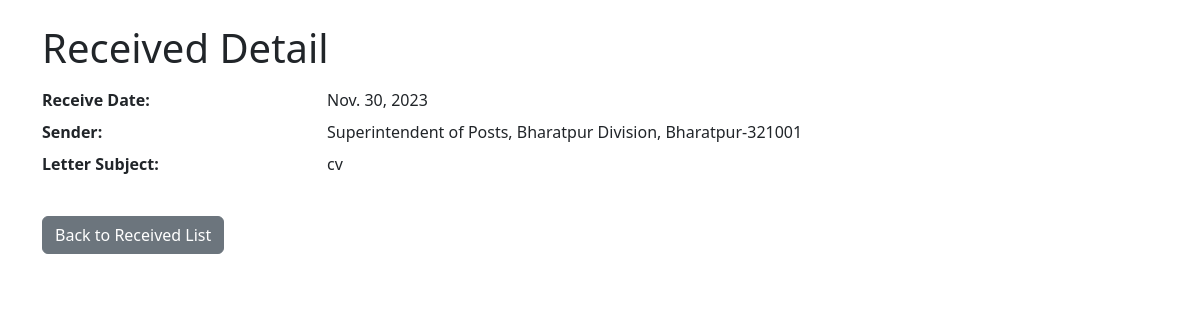
Page /fs/received_detail/1/ on the committed database.
### fs/models.py (models this page shows, shortened)
class Received(models.Model):
    URGENCY_CHOICES = [
        ('Normal', 'Normal'),
        ('Urgent', 'Urgent'),
        ('MostUrgent', 'Most Urgent'),
    ]
    RECEIVE_STATUS_CHOICES = [
        ('Received', 'Received'),
        ('Issued', 'Issued'),
        ('Filed', 'Filed')
    ]
    FLOW_STATUS_CHOICES = [
        ('Noting Put Up', 'Noting Put Up'),
        ('Noting Rejected', 'Noting Rejected'),
        ('Noting Corrected', 'Noting Corrected'),
        ('Noting Approved', 'Noting Approved'),
        ('Draft Put Up', 'Draft Put Up'),
        ('Draft Rejected', 'Draft Rejected'),
        ('Draft Corrected', 'Draft Corrected'),
        ('Draft Approved', 'Draft Approved'),
        ('Letter Put Up', 'Letter Put Up'),
        ('Letter Rejected', 'Letter Rejected'),
        ('Letter Corrected', 'Letter Corrected'),
        ('Letter Approved', 'Letter Approved'),
    ]
    ReceiveDate = models.DateField()
    Sender = models.ForeignKey(Sender, on_delete=models.CASCADE)
    LetterNo = models.CharField(max_length=50, blank=True,null=True)
    LetterDate = models.DateField()
    LetterSubject = models.CharField(max_length=255)
    LetterDetail= RichTextField(blank=True, null= True)
    Urgency = models.CharField(max_length=15, choices=URGENCY_CHOICES)
    DueDate = models.DateField(null=True, blank=True)
    MatterId = models.ForeignKey(Matter, on_delete=models.CASCADE)
    ReceiveStatus = models.CharField(max_length=20, choices=RECEIVE_STATUS_CHOICES)
    FlowStatus = models.CharField(max_length=20, choices=FLOW_STATUS_CHOICES, null=True)
    created_at = models.DateTimeField(auto_now_add=True)
    updated_at = models.DateTimeField(auto_now=True)

class Sender(models.Model):
    SenderShortName = models.CharField(max_length=30)
    SenderPost = models.CharField(max_length=100)
    SenderOffice = models.CharField(max_length=100)
    SenderPlace = models.CharField(max_length=100)
    SenderShortNameH = models.CharField(max_length=30, null=True, blank=True)
    SenderPostH = models.CharField(max_length=100, null=True, blank=True)
    SenderOfficeH = models.CharField(max_length=100, null=True, blank=True)
    SenderPlaceH = models.CharField(max_length=100, null=True, blank=True)
    Pincode = models.CharField(max_length=6)
    OfficeDefault = models.BooleanField(default=False)
    objects = SendersManager()
    def __str__(self):
        return f"{self.SenderPost}, {self.SenderOffice}, {self.SenderPlace}-{self.Pincode}"

### fs/views.py (the view)
# urls.py: path('received_detail/<int:pk>/', ReceivedDetailView.as_view(), name='received_detail'),
class ReceivedDetailView(View):
    template_name = 'fs/received_detail.html'
    def get(self, request, pk, *args, **kwargs):
        received_instance = get_object_or_404(Received, pk=pk)
        return render(request, self.template_name, {'received_instance': received_instance})

### templates/fs/received_detail.html (shortened to what this page needs)
{% extends 'fs/base.html' %}
{% block content %}
    <h1>Received Detail</h1>
    <dl class="row mt-3">
        <dt class="col-sm-3">Receive Date:</dt>
        <dd class="col-sm-9">{{ received_instance.ReceiveDate }}</dd>
        <dt class="col-sm-3">Sender:</dt>
        <dd class="col-sm-9">{{ received_instance.Sender }}</dd>
        <dt class="col-sm-3">Letter Subject:</dt>
        <dd class="col-sm-9">{{ received_instance.LetterSubject }}</dd>
    </dl>
    <a href="{% url 'fs:received_list' %}" class="btn btn-secondary mt-3">Back to Received List</a>
{% endblock %}

### rows in the picture
Received: ReceiveDate "Nov. 30, 2023", Sender "Superintendent of Posts, Bharatpur Division, Bharatpur-321001", LetterSubject "cv"
